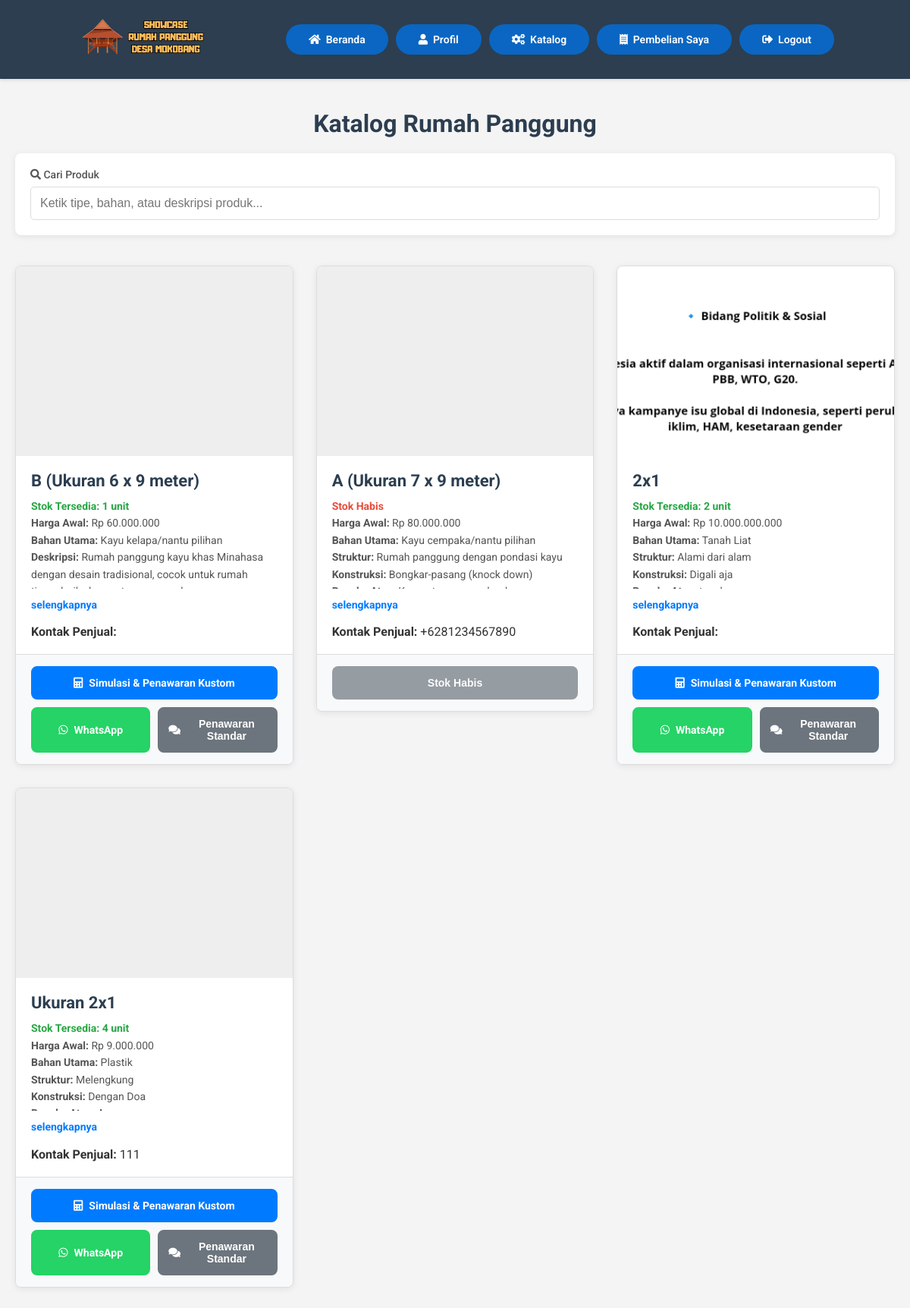
The page /katalog.php (signed in) on the database its author committed.
### tables this page shows
CREATE TABLE `katalog` (
  `id` int(11) NOT NULL AUTO_INCREMENT,
  `tipe` varchar(255) DEFAULT NULL,
  `harga` decimal(15,2) DEFAULT NULL,
  `bahan_utama` varchar(255) DEFAULT NULL,
  `struktur` varchar(255) DEFAULT NULL,
  `konstruksi` varchar(255) DEFAULT NULL,
  `rangka_atap` varchar(255) DEFAULT NULL,
  `lantai_dinding` varchar(255) DEFAULT NULL,
  `jumlah_kamar` varchar(50) DEFAULT NULL,
  `teras_depan` varchar(255) DEFAULT NULL,
  `ventilasi_jendela` varchar(255) DEFAULT NULL,
  `pengerjaan` varchar(255) DEFAULT NULL,
  `nomor_kontak` varchar(50) DEFAULT NULL,
  `gambar` text DEFAULT NULL,
  `fitur_tambahan` text DEFAULT NULL,
  `deskripsi` text DEFAULT NULL,
  `stock` int(11) NOT NULL DEFAULT 1,
  `admin_id` int(11) DEFAULT NULL,
  `created_at` timestamp NULL DEFAULT current_timestamp(),
  `updated_at` timestamp NULL DEFAULT current_timestamp() ON UPDATE current_timestamp(),
  PRIMARY KEY (`id`),
  KEY `admin_id` (`admin_id`),
  CONSTRAINT `katalog_ibfk_1` FOREIGN KEY (`admin_id`) REFERENCES `admins` (`id`)
);

### katalog.php (the view, shortened to what this page needs)
<?php
$conn = getMysqliConnection();
$sql = "SELECT * FROM katalog";
$result = $conn->query($sql);
$is_admin_logged_in = isset($_SESSION['admin_id']);
if ($result->num_rows > 0) {
    $result->data_seek(0);
}
?>
<!DOCTYPE html>
<html lang="id">
<head>
    <link href="https://cdnjs.cloudflare.com/ajax/libs/font-awesome/5.15.3/css/all.min.css" rel="stylesheet">
</head>
<body>
    <header>
        <div class="logo"> <a href="index.php"><img src="image/logo-showcase.png" alt="Logo"></a> </div>
        <nav>
            <ul>
                <li><a href="index.php" class="button-18"><i class="fas fa-home"></i>&nbsp; Beranda</a></li>
                <li><a href="profil.php" class="button-18"><i class="fas fa-user"></i>&nbsp; Profil</a></li>
                <li><a href="katalog.php" class="button-18"><i class="fas fa-cogs"></i>&nbsp; Katalog</a></li>
                <li><a href="daftar-pembelian.php" class="button-18"><i class="fas fa-receipt"></i>&nbsp; Pembelian Saya</a></li>
                <?php if (isset($_SESSION['user_id']) || isset($_SESSION['admin_id'])): ?>
                    <li><a href="logout.php" class="button-18"><i class="fas fa-sign-out-alt"></i>&nbsp; Logout</a></li>
                <?php else: ?>
                    <li><a href="login.php" class="button-18"><i class="fas fa-sign-in-alt"></i>&nbsp; Login</a></li>
                <?php endif; ?>
            </ul>
        </nav>
    </header>
    <main>
        <h1>Katalog Rumah Panggung</h1>
        <div class="filter-container">
            <div class="filter-group">
                <label for="searchInput"><i class="fas fa-search"></i> Cari Produk</label>
                <input type="text" id="searchInput" placeholder="Ketik tipe, bahan, atau deskripsi produk...">
            </div>
        </div>
        <div class="catalog-container">
            <?php if ($result->num_rows > 0): ?>
                <?php $result->data_seek(0); ?>
                <?php while($row = $result->fetch_assoc()): ?>
                    <?php
                        $images_raw = json_decode($row['gambar'] ?? '[]', true);
                        $images = [];
                        if (is_array($images_raw)) { foreach ($images_raw as $img) { $images[] = str_replace('\\', '/', $img); } }
                        $preview_image_url = !empty($images) ? htmlspecialchars($images[0]) : 'image/default-placeholder.jpg';
                        $kontak = $row['nomor_kontak'] ?? '6281234567890';
                        $whatsapp_url = "https://wa.me/" . preg_replace('/[^0-9]/', '', $kontak) . "?text=" . urlencode("Halo, saya tertarik dengan produk Rumah Panggung tipe: " . $row['tipe']);
                        $stock = $row['stock'] ?? 0;
                    ?>
                    <div class="catalog-item">
                        <div class="preview-container" style="background-image: url('<?php echo $preview_image_url; ?>');" data-images='<?php echo htmlspecialchars(json_encode($images)); ?>' onclick="openPanoramaModal(this)"></div>
                        <div class="item-content">
                            <h2><?php echo htmlspecialchars($row['tipe']); ?></h2>
                            <div class="details-section">
                                <div class="details-toggle">
                                    <?php
                                    $details_to_show = [
                                        'Harga Awal' => 'Rp ' . number_format($row['harga'], 0, ',', '.'),
                                        'Bahan Utama' => $row['bahan_utama'],
                                        'Struktur' => $row['struktur'],
                                        'Konstruksi' => $row['konstruksi'],
                                        'Rangka Atap' => $row['rangka_atap'],
                                        'Lantai & Dinding' => $row['lantai_dinding'],
                                        'Jumlah Kamar' => $row['jumlah_kamar'],
                                        'Teras Depan' => $row['teras_depan'],
                                        'Ventilasi & Jendela' => $row['ventilasi_jendela'],
                                        'Estimasi Pengerjaan' => $row['pengerjaan'],
                                        'Deskripsi' => nl2br(htmlspecialchars($row['deskripsi'])),
                                        'Fitur Tambahan' => nl2br(htmlspecialchars($row['fitur_tambahan']))
                                    ];
                                    ?>
                                    <?php if ($stock > 0): ?>
                                        <p class="stock-status available">Stok Tersedia: <?php echo $stock; ?> unit</p>
                                    <?php else: ?>
                                        <p class="stock-status out-of-stock">Stok Habis</p>
                                    <?php endif; ?>
                                    <?php foreach ($details_to_show as $label => $value): ?>
                                        <?php if (!empty(trim(strip_tags((string)$value)))): ?>
                                            <p><strong><?php echo $label; ?>:</strong> <?php echo $value; ?></p>
                                        <?php endif; ?>
                                    <?php endforeach; ?>
                                </div>
                                <span class="toggle-details-btn">selengkapnya</span>
                            </div>
                            <p><strong>Kontak Penjual:</strong> <?php echo htmlspecialchars($kontak); ?></p>
                        </div>
                        <div class="item-footer has-multiple-actions">
                            <?php if ($stock > 0 && !$is_admin_logged_in): ?>
                                <a href="simulasi.php?product_id=<?php echo $row['id']; ?>" class="custom-button btn-primary btn-full-width"><i class="fas fa-calculator"></i> Simulasi & Penawaran Kustom</a>
                                <a href="<?php echo $whatsapp_url; ?>" target="_blank" class="custom-button btn-whatsapp"><i class="fab fa-whatsapp"></i> WhatsApp</a>
                                <button class="custom-button btn-secondary" onclick="startChat(this, <?php echo $row['id']; ?>)"><i class="fas fa-comments"></i> Penawaran Standar</button>
                            <?php elseif ($stock <= 0): ?>
                                <button class="custom-button btn-full-width" disabled>Stok Habis</button>
                            <?php else: ?>
                                <button class="custom-button btn-full-width" disabled>Aksi tidak tersedia untuk Admin</button>
                            <?php endif; ?>
                        </div>
                    </div>
                <?php endwhile; ?>
            <?php endif; ?>
        </div>
        </main>
</body>
</html>

### katalog.php (style rules this page uses)
* { margin: 0; padding: 0; box-sizing: border-box; }
body { font-family: 'Roboto', sans-serif; background-color: #f4f4f4; color: #333; }
header { display: flex; justify-content: space-between; align-items: center; padding: 0 100px; background-color: #2c3e50; box-shadow: 0 2px 4px rgba(0,0,0,0.1); }
header .logo img { height: 100px; }
header nav ul { list-style: none; display: flex; gap: 10px; }
.button-18 { align-items: center; background-color: #0A66C2; border: 0; border-radius: 100px; color: #ffffff; cursor: pointer; display: inline-flex; font-size: 14px; font-weight: 600; justify-content: center; line-height: 20px; min-height: 40px; padding: 0 30px; text-decoration: none; }
main { padding: 40px 20px; }
main h1 { text-align: center; font-size: 32px; color: #2c3e50; margin-bottom: 20px; }
.filter-container { max-width: 1200px; margin: 0 auto 40px auto; padding: 20px; background-color: #fff; border-radius: 8px; box-shadow: 0 2px 8px rgba(0,0,0,0.08); display: grid; grid-template-columns: 1fr; gap: 20px; align-items: center; }
.filter-group { position: relative; display: flex; flex-direction: column; }
.filter-group label { font-size: 14px; font-weight: 500; margin-bottom: 8px; color: #555; }
.filter-group input { padding: 12px; font-size: 16px; border: 1px solid #ddd; border-radius: 5px; }
.catalog-container { display: grid; grid-template-columns: repeat(auto-fill, minmax(350px, 1fr)); gap: 30px; max-width: 1200px; margin: 0 auto; align-items: start; }
.catalog-item { background: white; border: 1px solid #ddd; border-radius: 8px; box-shadow: 0 2px 8px rgba(0,0,0,0.08); overflow: hidden; display: flex; flex-direction: column; transition: transform 0.3s, box-shadow 0.3s; }
.preview-container { width: 100%; height: 250px; background-size: cover; background-position: center center; cursor: pointer; position: relative; display: flex; justify-content: center; align-items: center; overflow: hidden; background-color: #eee; }
.preview-container::after { content: "Lihat Tur 360°"; position: absolute; color: white; background-color: rgba(0,0,0,0.5); padding: 10px 20px; border-radius: 5px; opacity: 0; transition: opacity 0.3s; }
.item-content { padding: 20px; flex-grow: 1; display: flex; flex-direction: column; }
.item-content h2 { font-size: 22px; margin-bottom: 10px; color: #2c3e50; }
.details-section { text-align: left; font-size: 14px; color: #555; line-height: 1.6; margin-bottom: 15px; }
.details-toggle { max-height: 120px; overflow: hidden; transition: max-height 0.5s ease-in-out; }
.toggle-details-btn { color: #007bff; cursor: pointer; font-weight: bold; display: inline-block; margin-top: 10px; }
.item-footer { padding: 15px 20px; background-color: #f8f9fa; border-top: 1px solid #ddd; display: grid; grid-template-columns: 1fr; gap: 10px; margin-top: auto; }
.item-footer.has-multiple-actions { grid-template-columns: 1fr 1fr; }
.custom-button { padding: 12px; font-size: 14px; border-radius: 8px; cursor: pointer; font-weight: bold; display: flex; align-items: center; justify-content: center; gap: 8px; text-decoration: none; border: 2px solid transparent; transition: all 0.2s ease-in-out; text-align: center; }
.btn-primary { background-color: #007bff; color: white; border-color: #007bff; }
.btn-secondary { background-color: #6c757d; color: white; border-color: #6c757d; }
.btn-whatsapp { background-color: #25D366; color: white; border-color: #25D366; }
.custom-button:disabled { background-color: #6c757d; color: white; cursor: not-allowed; opacity: 0.7; }
.btn-full-width { grid-column: 1 / -1; }
.stock-status { font-weight: bold; }
.stock-status.available { color: #28a745; }
.stock-status.out-of-stock { color: #e74c3c; }

### rows shown on the page
katalog: tipe "B (Ukuran 6 x 9 meter)", stock "1", label "Harga Awal", value "Rp 60.000.000", label "Bahan Utama", value "Kayu kelapa/nantu pilihan", label "Deskripsi", value "Rumah panggung kayu khas Minahasa dengan desain tradisional, cocok untuk rumah…"
katalog: tipe "A (Ukuran 7 x 9 meter)", stock "Stok Habis", label "Harga Awal", value "Rp 80.000.000", label "Bahan Utama", bahan_utama "Kayu cempaka/nantu pilihan", label "Struktur", struktur "Rumah panggung dengan pondasi kayu", label "Konstruksi", konstruksi "Bongkar-pasang (knock down)", nomor_kontak "+6281234567890"
katalog: shows a picture, tipe "2x1", stock "2", label "Harga Awal", value "Rp 10.000.000.000", label "Bahan Utama", bahan_utama "Tanah Liat", label "Struktur", struktur "Alami dari alam", label "Konstruksi", konstruksi "Digali aja"
katalog: tipe "Ukuran 2x1", stock "4", label "Harga Awal", value "Rp 9.000.000", label "Bahan Utama", bahan_utama "Plastik", label "Struktur", struktur "Melengkung", label "Konstruksi", konstruksi "Dengan Doa", nomor_kontak "111"
